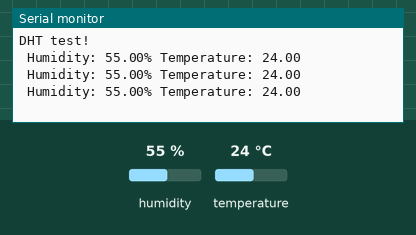
Simulated run of this sketch. Board: Arduino Uno, built with avr-gcc and run on an emulated ATmega328P. Shown: the last lines printed to the serial monitor. Inputs (shaded band) come from the test bench; at power-on: humidity 55 %, temperature 24 °C.

Above: at 3.8 s.
3.9 s: humidity set to 22 %
At 6.4 s:
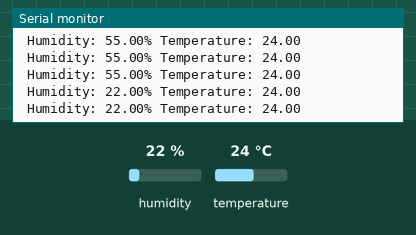
10.1 s: temperature set to 12 °C
At 11.0 s:
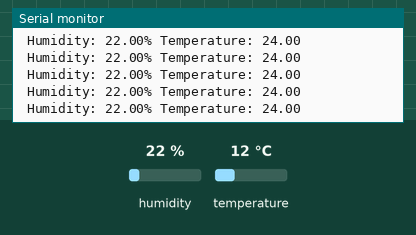
13.0 s: humidity set to 40 %
At 14.0 s:
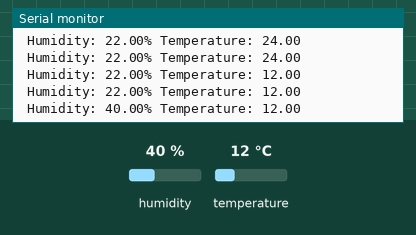
Timing chart, 0 to 16.0 s (numbered marks = the images above; inputs shaded):
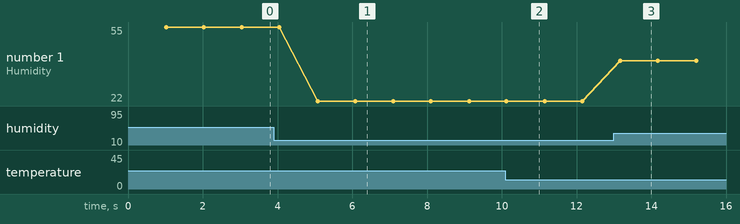

The sketch:

Week-5.ino
```cpp
#include <DHT.h>

#define DHTPIN 2        // Digital pin connected to the DHT sensor
#define DHTTYPE DHT11   // DHT 11 (or DHT22)

DHT dht(DHTPIN, DHTTYPE);

void setup() {
  Serial.begin(9600);
  Serial.println(F("DHT test!"));
  dht.begin();
}

void loop() {
  // Wait a few seconds between measurements
  delay(1000);

  // Reading temperature or humidity takes about 250 milliseconds!
  float h = dht.readHumidity();
  float t = dht.readTemperature();

  // Check if any reads failed and exit early (to try again).
  if (isnan(h) || isnan(t)) {
    Serial.println(F("Failed to read from DHT sensor!"));
    return;
  }

  Serial.print(F(" Humidity: "));
  Serial.print(h);
  Serial.print(F("% Temperature: "));
  Serial.println(t);
}
```

Measured:
- after the input at 3.9 s, the serial monitor: prints a new line after 1.2 s (image 1)
- after the input at 13.0 s, the serial monitor: prints a new line after 0.18 s (image 3)
- plotted number 1: 55 → 22 after the input at 3.9 s, 22 → 40 after the input at 13.0 s
